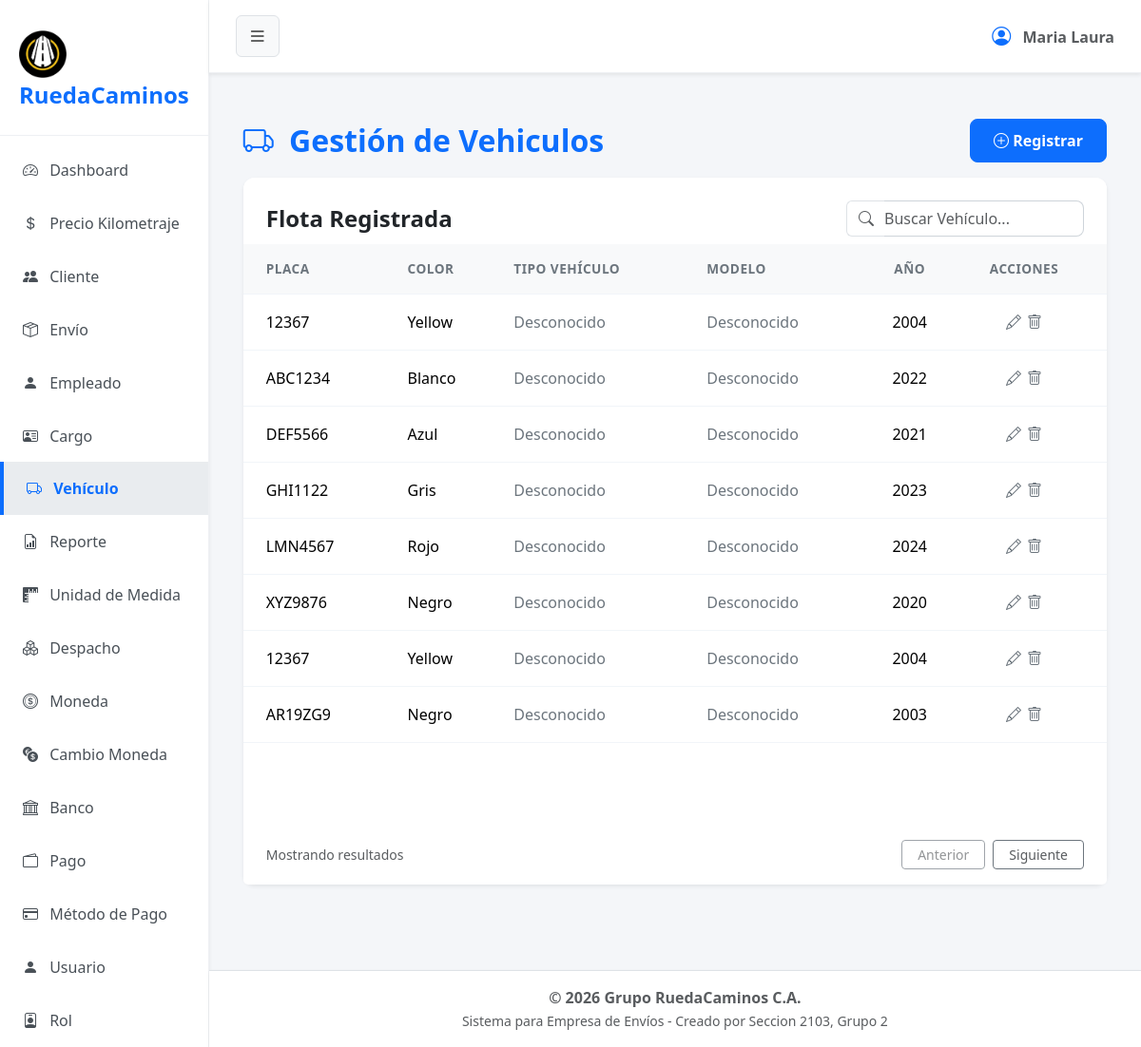
The app's page /?url=vehiculo, older data.
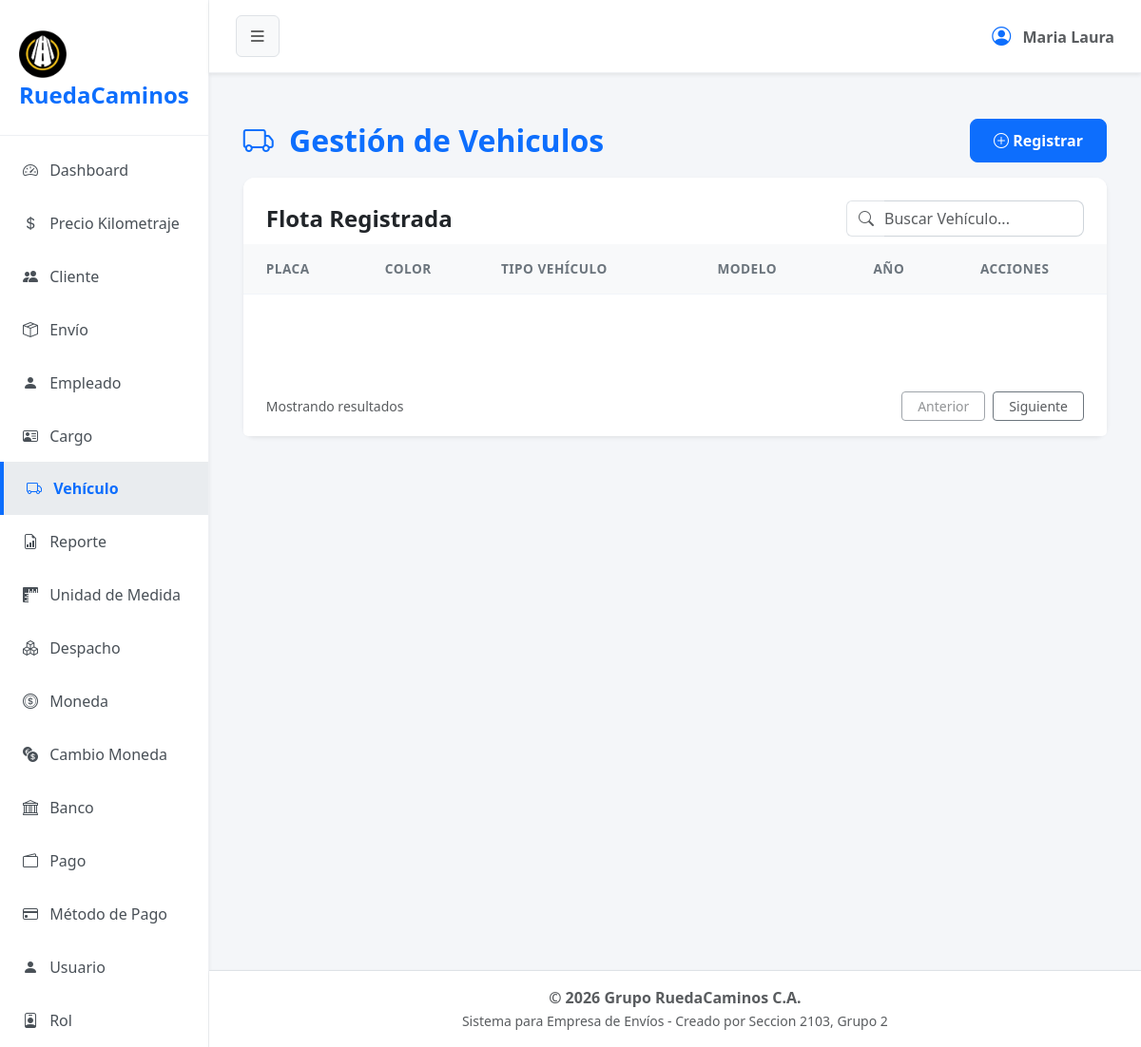
The same page, newer data.
### tables this page shows
CREATE TABLE `vehiculo` (
  `cod_vehiculo` int(2) NOT NULL,
  `placa` varchar(7) NOT NULL,
  `color` varchar(6) NOT NULL,
  `cod_tipovehiculo` int(1) NOT NULL,
  `disponibilidad` int(1) NOT NULL,
  `estado` tinyint(1) NOT NULL,
  `cod_modelo` int(1) NOT NULL,
  `ano` int(4) NOT NULL
);

### app/controller/vehiculoController.php (called while the page is built, shortened)
<?php
    $vehiculo = new Vehiculo();
    $registros = $vehiculo->obt_RegistrosVehiculos();
    include 'app/view/layout/header.php';
    include 'app/view/vehiculo/vehiculoView.php';
    include 'app/view/layout/footer.php';
?>

### index.php (called while the page is built, shortened)
<?php
    $frontController = new FrontController();
?>

### app/config/Conexion.php (called while the page is built, shortened)
<?php
abstract class Conexion
{
    public $host = "localhost";
    public $namedb = "grupo_ruedacaminos";
    public $userdb = "root";
    public $passwd = "";
    public function __construct()
    {
        $this->conexion = $this->getConnection();
    }
    public function getConnection(): PDO
    {
        try {
            $dsn = "mysql:host=" . $this->host . ";dbname=" . $this->namedb . ";charset=utf8";
            $conexion = new PDO($dsn, $this->userdb, $this->passwd);
            $conexion->setAttribute(PDO::ATTR_ERRMODE, PDO::ERRMODE_EXCEPTION);
        } catch (PDOException $error) {
            die('No se pudo conectar a la base de datos, error:' . $error->getMessage());
        }
        return $conexion;
    }
}

### app/model/Vehiculo.php (called while the page is built, shortened)
<?php
class Vehiculo extends Conexion
{
    public function obt_RegistrosVehiculos()
        {
            try {
                $sentencia = "SELECT * FROM vehiculo WHERE estado = 1";
                $select = $this->conexion->prepare($sentencia);
                $select->execute();
                return $select->fetchAll(\PDO::FETCH_ASSOC);
            } catch (\PDOException $e) {
                return [];
            }
        }
}

### app/view/vehiculo/componentes/tabla.php (the view, shortened to what this page needs)
<div class="card-body p-0">
    <div class="table-responsive">
        <table class="table table-hover align-middle mb-0">
            <thead class="table-light table-header-custom">
                <tr>
                    <th class="ps-4">PLACA</th>
                    <th>COLOR</th>
                    <th>TIPO VEHÍCULO</th>
                    <th>MODELO</th>
                    <th class="text-center">AÑO</th>
                    <th class="pe-4 text-center">ACCIONES</th>
                </tr>
            </thead>
            <tbody>
                <?php foreach ($registros as $dato):?>
                    <tr>
                        <td class="ps-4 fw-medium"><?= $dato['placa'] ?></td>
                        <td>
                            <span class="fw-medium"><?= $dato['color'] ?></span>
                        </td>
                        <td class="text-secondary"><?php switch($dato['cod_tipovehiculo']) { case 1: echo "Grande"; break; case 2: echo "Mediano"; break; case 3: echo "Pequeño"; break; default: echo "Desconocido"; } ?></td>
                        <td class="text-secondary"><?php switch($dato['cod_modelo']) { case 1: echo "Fiat"; break; case 2: echo "Canguro"; break; case 3: echo "Fiorino"; break; default: echo "Desconocido"; } ?></td>
                        <td class="text-center">
                            <span class="fw-medium"><?= $dato['ano'] ?></span>
                        </td>
                        <td class="pe-4 text-center">
                            <button type="button" class="btn btn-link text-secondary p-0 m-0 align-baseline" title="Actualizar" data-bs-toggle="modal" data-bs-target="#actualizarVehiculo"
                                datos-cod-vehiculo="<?php echo $dato['cod_vehiculo']; ?>"
                                datos-placa="<?php echo $dato['placa']; ?>"
                                datos-color="<?php echo $dato['color']; ?>"
                                datos-ano="<?php echo $dato['ano']; ?>"
                                >
                                <i class="bi bi-pencil"></i>
                            </button>
                            <form action="?url=vehiculo" method="POST" style="display: inline;">
                                <fieldset style="display: inline;">
                                    <button type="submit" name="tipoSolicitud" value="eliminar" class="btn btn-link text-secondary p-0 m-0 align-baseline" title="Eliminar" onclick="return confirm('¿Está seguro de eliminar este vehículo?');">
                                        <i class="bi bi-trash"></i>
                                    </button>
                                </fieldset>
                            </form>
                        </td>
                    </tr>
                <?php endforeach; ?>
            </tbody>
        </table>
    </div>
</div>

### app/controller/FrontController.php (shortened to what this page needs)
<?php
    class FrontController {
        private $dir;
        private $controller;
        private $url;
        public function __construct() {
            if (isset($_REQUEST["url"])) {
                $this->url = $_REQUEST["url"];
                $this->dir = 'app/controller/';
                $this->controller = 'Controller.php';
                $this->getURL();
            } else {
                echo "<script>location='?url=dashboard'</script>";
            }
        }
        private function getURL() {
            if(file_exists($this->dir.$this->url.$this->controller)) {
                require_once($this->dir.$this->url.$this->controller);
            } else {
                echo "<h2>Error 404: Módulo no encontrado</h2>";
                echo "<p>El controlador para '{$this->url}' no existe.</p>";
                echo "<a href='?url=dashboard'>Volver al inicio</a>";
            }
        }
    }
?>

### app/view/layout/header.php (shortened to what this page needs)
<!DOCTYPE html>
<html lang="es">
<head>
    <link href="assets/css/bootstrap.min.css" rel="stylesheet">
    <link href="assets/css/styles.css" rel="stylesheet">
    <link href="assets/icons/bootstrap-icons/font/bootstrap-icons.min.css" rel="stylesheet">
</head>
<body>
    <?php
    $current_url = isset($_GET['url']) ? $_GET['url'] : 'dashboard';
    ?>
    <div class="d-flex" id="wrapper">
        <div id="sidebar-wrapper" class="shadow-sm">
            <div class="sidebar-heading">
                <img src="app/view/img/logo2.png" alt="Logo" class="img-fluid mt-2" style="max-width: 50px;">RuedaCaminos
            </div>
            <div class="list-group list-group-flush mt-2">
                <a href="?url=dashboard" class="list-group-item list-group-item-action <?= $current_url == 'dashboard' ? 'active' : '' ?>">
                    <i class="bi bi-speedometer2 me-2"></i> Dashboard
                </a>
                <a href="?url=kilometraje" class="list-group-item list-group-item-action <?= $current_url == 'kilometraje' ? 'active' : '' ?>">
                    <i class="bi bi-currency-dollar me-2"></i> Precio Kilometraje
                </a>
                <a href="?url=cliente" class="list-group-item list-group-item-action <?= $current_url == 'cliente' ? 'active' : '' ?>">
                    <i class="bi bi-people-fill me-2"></i> Cliente
                </a>
                <a href="?url=envio" class="list-group-item list-group-item-action <?= $current_url == 'envio' ? 'active' : '' ?>">
                    <i class="bi bi-box-seam me-2"></i> Envío
                </a>
                <a href="?url=empleado" class="list-group-item list-group-item-action <?= $current_url == 'empleado' ? 'active' : '' ?>">
                    <i class="bi bi-person-fill me-2"></i> Empleado
                </a>
                <a href="?url=rol" class="list-group-item list-group-item-action <?= $current_url == 'cargo' ? 'active' : '' ?>">
                    <i class="bi bi-person-vcard me-2" ></i> Cargo
                </a>
                <a href="?url=vehiculo" class="list-group-item list-group-item-action <?= $current_url == 'vehiculo' ? 'active' : '' ?>">
                    <i class="bi bi-truck me-2"></i> Vehículo
                </a>
                <a href="?url=reporte" class="list-group-item list-group-item-action <?= $current_url == 'reporte' ? 'active' : '' ?>">
                    <i class="bi bi-file-earmark-bar-graph me-2"></i> Reporte
                </a>
                <a href="?url=unidadesmedida" class="list-group-item list-group-item-action <?= $current_url == 'unidadesmedida' ? 'active' : '' ?>">
                    <i class="bi bi-rulers me-2"></i> Unidad de Medida
                </a>
                <a href="?url=despacho" class="list-group-item list-group-item-action <?= $current_url == 'despacho' ? 'active' : '' ?>">
                    <i class="bi bi-boxes me-2"></i> Despacho
                </a>
                <a href="?url=moneda" class="list-group-item list-group-item-action <?= $current_url == 'moneda' ? 'active' : '' ?>">
                    <i class="bi bi-coin me-2"></i> Moneda
                </a>
                <a href="?url=cambiomoneda" class="list-group-item list-group-item-action <?= $current_url == 'cambiomoneda' ? 'active' : '' ?>">
                    <i class="bi bi-currency-exchange me-2"></i> Cambio Moneda
                </a>
                <a href="?url=bancos" class="list-group-item list-group-item-action <?= $current_url == 'bancos' ? 'active' : '' ?>">
                    <i class="bi bi-bank me-2"></i> Banco
                </a>
                <a href="?url=pago" class="list-group-item list-group-item-action <?= $current_url == 'pago' ? 'active' : '' ?>">
                    <i class="bi bi-wallet2 me-2"></i> Pago
                </a>
                <a href="?url=metodospago" class="list-group-item list-group-item-action <?= $current_url == 'metodospago' ? 'active' : '' ?>">
                    <i class="bi bi-credit-card me-2"></i> Método de Pago
                </a>
                <a href="?url=usuario" class="list-group-item list-group-item-action <?= $current_url == 'usuario' ? 'active' : '' ?>">
                    <i class="bi bi-person-fill me-2"></i> Usuario
                </a>
                <a href="?url=rol" class="list-group-item list-group-item-action <?= $current_url == 'rol' ? 'active' : '' ?>">
                    <i class="bi bi-person-badge me-2"></i> Rol
                </a>
            </div>
        </div>
        <div id="page-content-wrapper" class="d-flex flex-column min-vh-100 w-100">
            <nav class="navbar navbar-expand-lg navbar-light shadow-sm">
                <div class="container-fluid">
                    <button class="btn btn-light border" id="sidebarToggle"><i class="bi bi-list fs-5"></i></button>
                    <div class="ms-auto d-flex align-items-center">
                        <span class="text-muted fw-bold"><i class="bi bi-person-circle fs-5 me-2 text-primary"></i> Maria Laura</span>
                    </div>
                </div>
            </nav>
            <main class="container-fluid">

### app/view/vehiculo/vehiculoView.php (shortened to what this page needs)
<main class="container-fluid py-5 px-4">
    <div class="row">
        <div class="col-12 mb-4">
            <header class="d-flex justify-content-between align-items-center mb-3">
                <h2 class="mb-0 text-primary fw-bold"><i class="bi bi-truck me-2"></i> Gestión de Vehiculos</h2>
                <button type="button" class="btn btn-primary" data-bs-toggle="modal" data-bs-target="#registrarVehiculo">
                    <i class="bi bi-plus-circle"></i> Registrar
                </button>
            </header>
            <section class="card shadow-sm border-0 h-100">
                <div class="card-header bg-white border-bottom-0 pt-4 pb-2 px-4 d-flex justify-content-between align-items-center">
                    <h4 class="mb-0 fw-bold">Flota Registrada</h4>
                    <div class="input-group" style="max-width: 250px;">
                        <span class="input-group-text bg-transparent border-end-0 text-muted">
                            <i class="bi bi-search"></i>
                        </span>
                        <input type="text" class="form-control border-start-0 ps-0 text-muted" placeholder="Buscar Vehículo...">
                    </div>
                </div>
                <?php require 'componentes/tabla.php'; ?>
                <footer class="card-footer bg-white border-top-0 d-flex justify-content-between align-items-center px-4 py-3">
                    <span class="text-muted small">Mostrando resultados</span>
                    <div class="d-flex gap-2">
                        <button class="btn btn-outline-secondary btn-sm px-3 text-muted" disabled>Anterior</button>
                        <button class="btn btn-outline-secondary btn-sm px-3 text-muted">Siguiente</button>
                    </div>
                </footer>
            </section>
        </div>
    </div>
</main>

### app/view/layout/footer.php (shortened to what this page needs)
        </main>
        <footer class="bg-white text-center py-3 mt-auto border-top w-100 shadow-sm">
            <div class="container-fluid">
                <p class="mb-0 text-muted fw-semibold">&copy; <?= date('Y') ?> Grupo RuedaCaminos C.A.</p>
                <small class="text-muted">Sistema para Empresa de Envíos - Creado por Seccion 2103, Grupo 2</small>
            </div>
        </footer>
    </div>
</div>
</body>
</html>

### assets/css/styles.css (style rules this page uses)
body { background-color: #f4f6f9; font-family: 'Segoe UI', Tahoma, Geneva, Verdana, sans-serif; overflow-x: hidden; }
#wrapper { display: flex; transition: all 0.3s ease-in-out; }
#sidebar-wrapper { min-height: 100vh; width: 250px; background-color: #ffffff; border-right: 1px solid #eef0f3; transition: margin .25s ease-out; }
#sidebar-wrapper .sidebar-heading { padding: 1.5rem 1.25rem; font-size: 1.5rem; font-weight: 800; color: #0d6efd; border-bottom: 1px solid #eef0f3; }
#sidebar-wrapper .list-group { width: 100%; }
#page-content-wrapper { min-width: 0; width: 100%; display: flex; flex-direction: column; }
.list-group-item { border: none; padding: 1rem 1.5rem; font-weight: 500; color: #495057; border-left: 4px solid transparent; }
.list-group-item.active { background-color: #e9ecef; color: #0d6efd; border-color: #0d6efd; border-left: 4px solid #0d6efd; font-weight: 700; }
.navbar { background-color: #ffffff; border-bottom: 1px solid #eef0f3; padding: 1rem; }
.card { box-shadow: 0 4px 12px rgba(0,0,0,0.05); border: none; border-radius: 12px; margin-bottom: 1.5rem; }
.card-header { background-color: #ffffff; border-bottom: 1px solid #eef0f3; font-weight: 600; border-top-left-radius: 12px !important; border-top-right-radius: 12px !important; }
.form-control, .form-select { border-radius: 8px; border-color: #ced4da; }
.btn-primary, .btn-success { border-radius: 8px; padding: 10px 24px; font-weight: 600; }
.table > :not(caption) > * > * { padding: 1rem 0.75rem; border-bottom-color: #f1f5f9; }
.table-header-custom th { color: #6c757d; font-weight: 600; font-size: 0.85rem; letter-spacing: 0.5px; }

Row changes from the older to the newer data that the page shows:
removed vehiculo: placa "12367", color "Yellow", shows "Desconocido", ano "2004"
removed vehiculo: placa "ABC1234", color "Blanco", shows "Desconocido", ano "2022"
removed vehiculo: placa "DEF5566", color "Azul", shows "Desconocido", ano "2021"
removed vehiculo: placa "GHI1122", color "Gris", shows "Desconocido", ano "2023"
removed vehiculo: placa "LMN4567", color "Rojo", shows "Desconocido", ano "2024"
removed vehiculo: placa "XYZ9876", color "Negro", shows "Desconocido", ano "2020"
removed vehiculo: placa "12367", color "Yellow", shows "Desconocido", ano "2004"
removed vehiculo: placa "AR19ZG9", color "Negro", shows "Desconocido", ano "2003"
